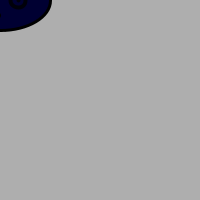
Frame 1 (no input)
Frame 60 (the mouse pressed at the canvas centre just before this capture): identical to frame 1, image omitted
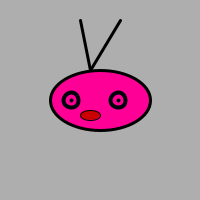
Frame 120 (the mouse held since frame 60 and released just before this capture)

The Processing sketch that drew these frames (run headless with seeded random() and noise(); from frame 60 on, the mouse is pressed at the canvas centre):

// Processing sketch: processing_38582
// ── processing_38582.pde

/*
A program to move a creature according to the position
of the mouse. The creature's color changes also with
the mouse movement by Stani
*/
void setup(){
  size(200,200);
}
 
void draw() {
  background(174);
  ellipseMode(CENTER);
   
  //draw head of creature
 
    stroke(0,0,0);
    strokeWeight(3);
    fill(mouseX*5,(mouseX-mouseY)/4,mouseY+50);
    ellipse(mouseX,mouseY,100,60);
 
  //eyes of creature
  stroke(0,0,10);
  strokeWeight(4);
  ellipse(mouseX-29,mouseY+0,15,15);
  ellipse(mouseX+18,mouseY+0,15,15);
   
  //eyeballs
  point(mouseX-29,mouseY+0);
  point(mouseX+18,mouseY+0);
  
   
  //the mouth
  stroke(0);
  strokeWeight(1);
  fill(204,0,0);
  ellipse(mouseX-10,mouseY+15,20,10);
  
  //hair
  strokeWeight(3);
  line(mouseX-20,mouseY-80,mouseX-10,mouseY-30);
  line(mouseX+20,mouseY-80,mouseX-10,mouseY-30);
   
  
}
